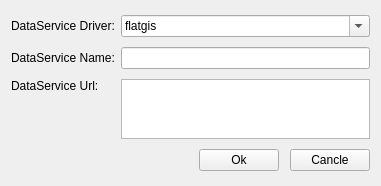
<?xml version="1.0" encoding="UTF-8"?>
<ui version="4.0">
 <class>DataServiceWidget</class>
 <widget class="QWidget" name="DataServiceWidget">
  <property name="geometry">
   <rect>
    <x>0</x>
    <y>0</y>
    <width>381</width>
    <height>186</height>
   </rect>
  </property>
  <property name="windowTitle">
   <string>Folder Widget</string>
  </property>
  <layout class="QGridLayout" name="gridLayout">
   <item row="0" column="0">
    <widget class="QLabel" name="label_driver">
     <property name="contextMenuPolicy">
      <enum>Qt::NoContextMenu</enum>
     </property>
     <property name="text">
      <string>DataService Driver:</string>
     </property>
    </widget>
   </item>
   <item row="0" column="1">
    <widget class="QComboBox" name="comboBox_driver">
     <property name="contextMenuPolicy">
      <enum>Qt::NoContextMenu</enum>
     </property>
     <property name="editable">
      <bool>true</bool>
     </property>
     <item>
      <property name="text">
       <string>flatgis</string>
      </property>
     </item>
     <item>
      <property name="text">
       <string>mbtiles</string>
      </property>
     </item>
    </widget>
   </item>
   <item row="1" column="0">
    <widget class="QLabel" name="label_name">
     <property name="contextMenuPolicy">
      <enum>Qt::NoContextMenu</enum>
     </property>
     <property name="text">
      <string>DataService Name:</string>
     </property>
    </widget>
   </item>
   <item row="1" column="1">
    <widget class="QLineEdit" name="lineEdit_name">
     <property name="contextMenuPolicy">
      <enum>Qt::NoContextMenu</enum>
     </property>
    </widget>
   </item>
   <item row="2" column="0">
    <widget class="QLabel" name="label_url">
     <property name="contextMenuPolicy">
      <enum>Qt::NoContextMenu</enum>
     </property>
     <property name="text">
      <string>DataService Url:</string>
     </property>
     <property name="alignment">
      <set>Qt::AlignLeading|Qt::AlignLeft|Qt::AlignTop</set>
     </property>
    </widget>
   </item>
   <item row="3" column="0" colspan="2">
    <layout class="QHBoxLayout" name="horizontalLayout">
     <item>
      <spacer name="horizontalSpacer">
       <property name="orientation">
        <enum>Qt::Horizontal</enum>
       </property>
       <property name="sizeHint" stdset="0">
        <size>
         <width>132</width>
         <height>20</height>
        </size>
       </property>
      </spacer>
     </item>
     <item>
      <widget class="QPushButton" name="pushButton_ok">
       <property name="contextMenuPolicy">
        <enum>Qt::NoContextMenu</enum>
       </property>
       <property name="text">
        <string>Ok</string>
       </property>
      </widget>
     </item>
     <item>
      <spacer name="horizontalSpacer_2">
       <property name="orientation">
        <enum>Qt::Horizontal</enum>
       </property>
       <property name="sizeType">
        <enum>QSizePolicy::Fixed</enum>
       </property>
       <property name="sizeHint" stdset="0">
        <size>
         <width>5</width>
         <height>20</height>
        </size>
       </property>
      </spacer>
     </item>
     <item>
      <widget class="QPushButton" name="pushButton_cancle">
       <property name="contextMenuPolicy">
        <enum>Qt::NoContextMenu</enum>
       </property>
       <property name="text">
        <string>Cancle</string>
       </property>
      </widget>
     </item>
    </layout>
   </item>
   <item row="2" column="1">
    <widget class="QTextEdit" name="textEdit_url">
     <property name="maximumSize">
      <size>
       <width>16777215</width>
       <height>60</height>
      </size>
     </property>
     <property name="styleSheet">
      <string notr="true"/>
     </property>
     <property name="html">
      <string>&lt;!DOCTYPE HTML PUBLIC &quot;-//W3C//DTD HTML 4.0//EN&quot; &quot;http://www.w3.org/TR/REC-html40/strict.dtd&quot;&gt;
&lt;html&gt;&lt;head&gt;&lt;meta name=&quot;qrichtext&quot; content=&quot;1&quot; /&gt;&lt;style type=&quot;text/css&quot;&gt;
p, li { white-space: pre-wrap; }
&lt;/style&gt;&lt;/head&gt;&lt;body style=&quot; font-family:'SimSun'; font-size:9pt; font-weight:400; font-style:normal;&quot;&gt;
&lt;p style=&quot;-qt-paragraph-type:empty; margin-top:0px; margin-bottom:0px; margin-left:0px; margin-right:0px; -qt-block-indent:0; text-indent:0px;&quot;&gt;&lt;br /&gt;&lt;/p&gt;&lt;/body&gt;&lt;/html&gt;</string>
     </property>
    </widget>
   </item>
  </layout>
 </widget>
 <resources/>
 <connections/>
</ui>
